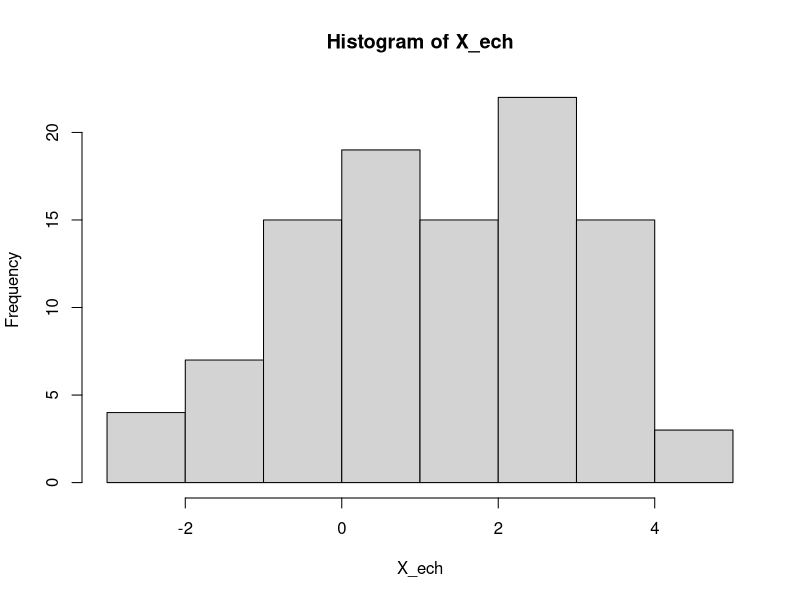
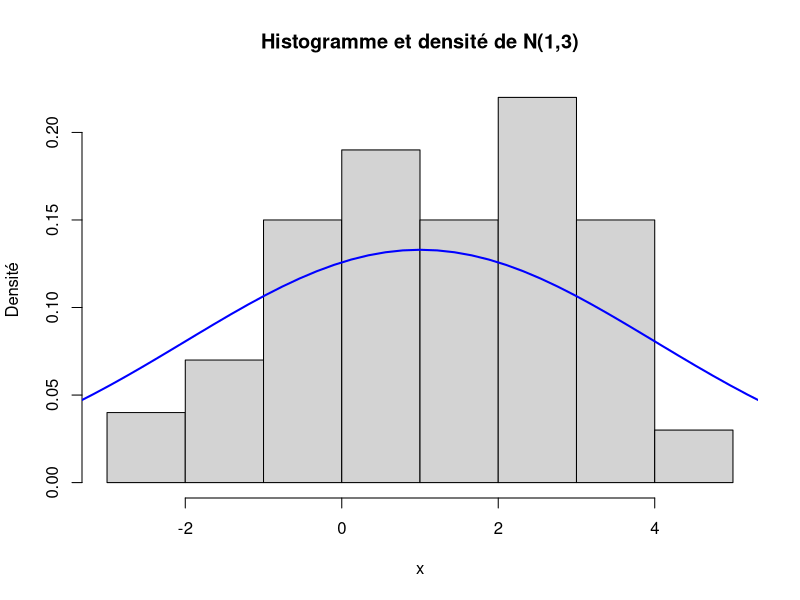
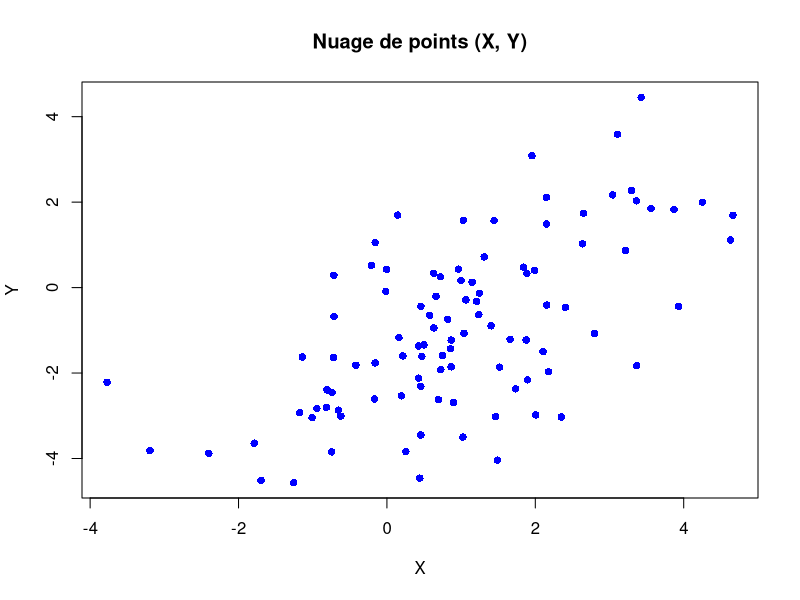
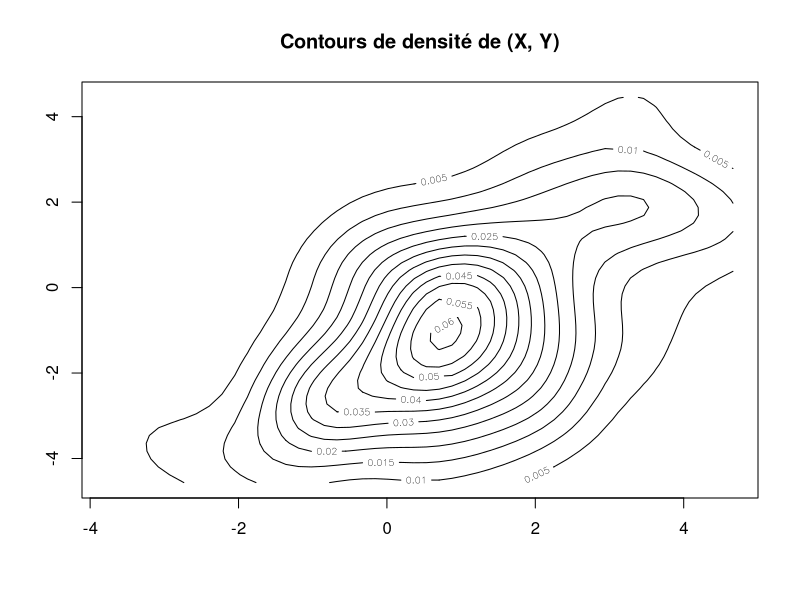
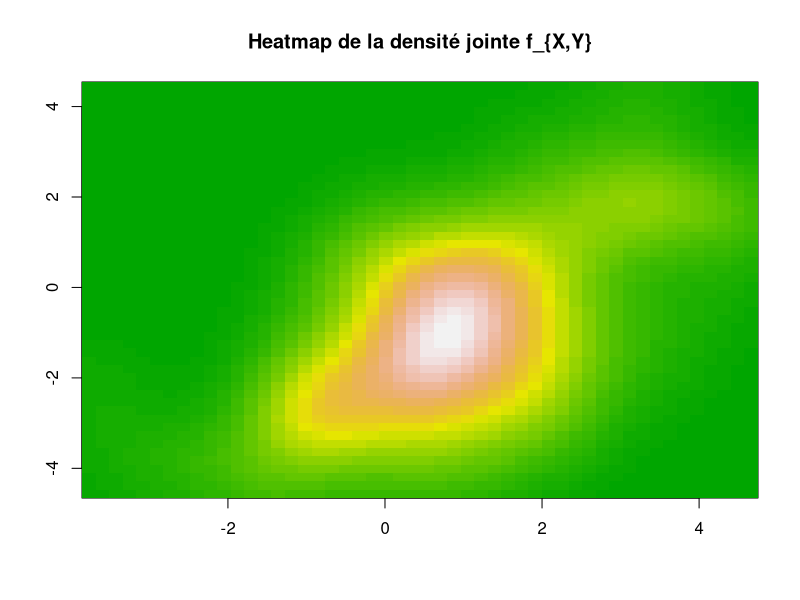
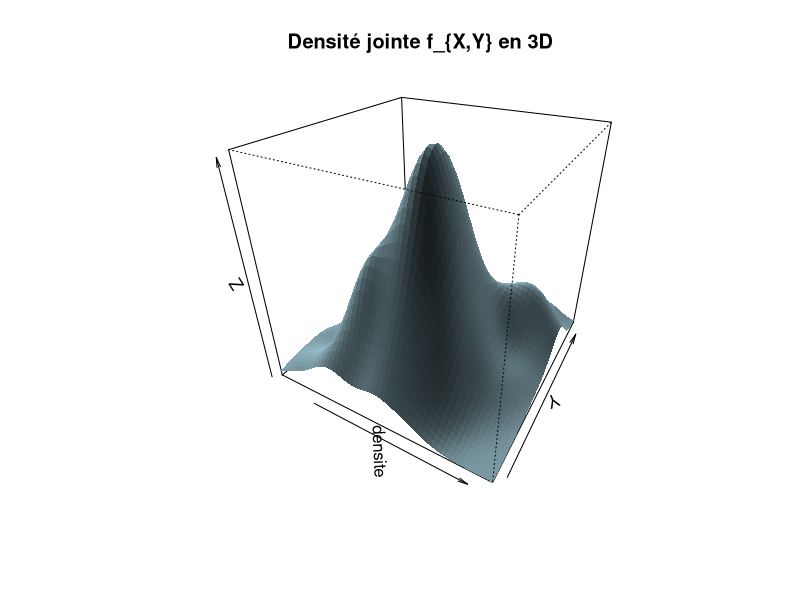
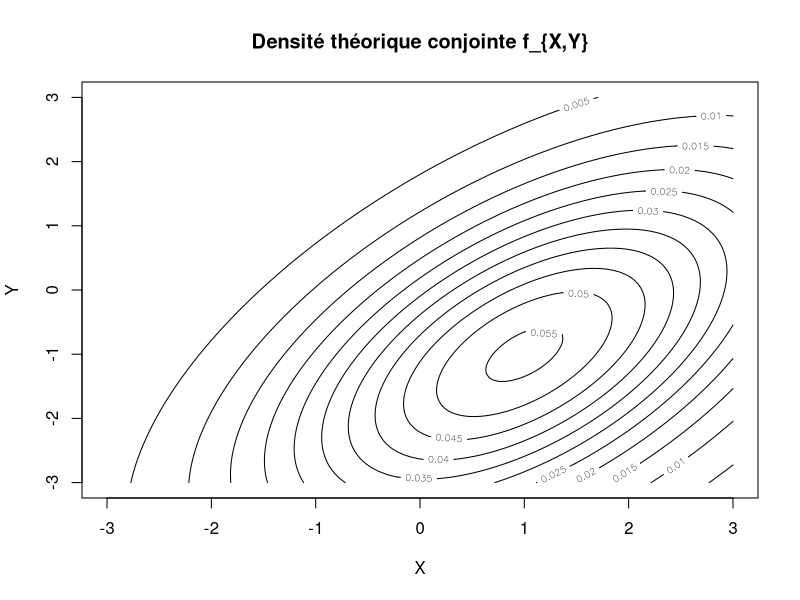
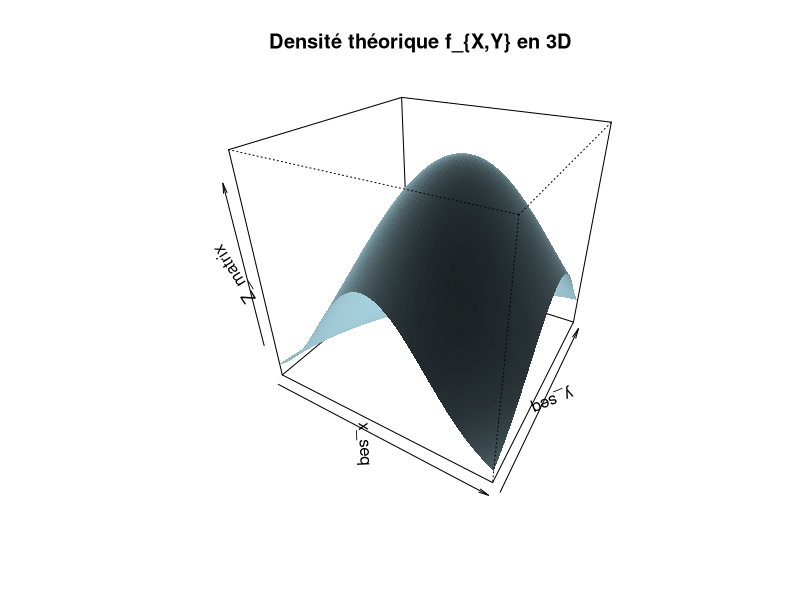

The R source for these figures, in order:
## ---- chunk 1
mu <- matrix(c(1, -1), nrow=2, ncol=1)
sigma <- cbind(c(3, 2), c(2, 4))

n <- 100

X_ech <- rnorm(n, mean = mu[1], sd = sigma[1,1]**0.5)
X_ech
## ---- chunk 2
hist(X_ech)
## ---- chunk 3
# Tracer l'histogramme avec option `probability = TRUE` pour avoir une échelle de densité
hist(X_ech, probability = TRUE,
     xlab = "x", ylab = "Densité", main = "Histogramme et densité de N(1,3)" )

# Ajouter la courbe de densité par-dessus l'histogramme
curve(dnorm(x, mean=mu[1], sd=sigma[1,1]), from=-10, to=12, col="blue", lwd=2, add=TRUE)
## ---- chunk 4
n <-100
X_ech <- rnorm(n, mean = mu[1], sd = sigma[1,1]**0.5)
## ---- chunk 5
n <- 100
Y_ech <- rnorm(n, mean = mu[2], sd = sigma[2,2]**0.5)
Y_ech
## ---- chunk 6
cov(X_ech,Y_ech)
## ---- chunk 7
library(mvtnorm) #utilisé pour travailler avec les lois normales multivariées
## ---- chunk 8
n <- 100

#Générer des échantillons d'une loi normale multivariée. library(mvtnorm)
XY_ech <- rmvnorm(n, mu, sigma=sigma)
head(XY_ech)
## ---- chunk 9
plot(XY_ech[,1], XY_ech[,2], 
     xlab = "X", ylab = "Y", 
     main = "Nuage de points (X, Y)", 
     col = "blue", pch = 16)
## ---- chunk 10
library(MASS) # librairie data visu entre autre (mais surtout outil stat puissant)

densite <- kde2d(XY_ech[,1], XY_ech[,2], n=50)  # Estimation de densité

contour(densite, main="Contours de densité de (X, Y)") # courbes de niveau

## ---- chunk 11
image( # Heatmap (carte de chaleur)
  densite,
  col=terrain.colors(50),
  main="Heatmap de la densité jointe f_{X,Y}"
)
## ---- chunk 12
persp( # Surface 3D 
  densite, theta=30, phi=30, col="lightblue", shade=0.5, border=NA,
      main="Densité jointe f_{X,Y} en 3D"
  )

## ---- chunk 13
# Créer une grille de valeurs pour X et Y
x_seq <- seq(-3, 3, length.out = 100)
y_seq <- seq(-3, 3, length.out = 100)
grid <- expand.grid(X = x_seq, Y = y_seq)  # Crée un tableau de toutes les combinaisons (X, Y)

# Calculer la densité théorique pour chaque couple (X, Y)
grid$Z <- dmvnorm(grid, mean = mu, sigma = sigma)

# Transformer en matrice pour affichage
Z_matrix <- matrix(grid$Z, nrow = 100, ncol = 100)

# Tracer les contours de densité théorique
contour(x_seq, y_seq, Z_matrix, main="Densité théorique conjointe f_{X,Y}",
        xlab="X", ylab="Y")

## ---- chunk 14
persp(x_seq, y_seq, Z_matrix, theta=30, phi=30, col="lightblue", shade=0.5,
      border=NA, main="Densité théorique f_{X,Y} en 3D")
## ---- chunk 15
sigma[1,2] <- -10
sigma[2, 1] <- sigma[1,2]
sigma
